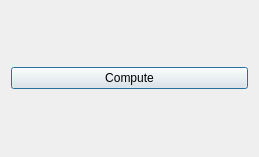
<?xml version="1.0" encoding="UTF-8"?>
<ui version="4.0">
    <class>dialog_base</class>
    <widget class="QDialog" name="dialog_base">
        <property name="geometry">
            <rect>
                <x>0</x>
                <y>0</y>
                <width>259</width>
                <height>157</height>
            </rect>
        </property>
        <property name="windowTitle">
            <string>Transform Group</string>
        </property>
        <layout class="QVBoxLayout" name="parameter_layout">
            <item>
                <layout class="QHBoxLayout" name="horizontalLayout_4">
                    <item>
                        <widget class="QPushButton" name="compute_button">
                            <property name="text">
                                <string>Compute</string>
                            </property>
                        </widget>
                    </item>
                </layout>
            </item>
        </layout>
    </widget>
    <customwidgets>
        <customwidget>
            <class>QgsFileWidget</class>
            <extends>QWidget</extends>
            <header>qgsfilewidget.h</header>
        </customwidget>
    </customwidgets>
    <resources/>
    <connections/>
</ui>
